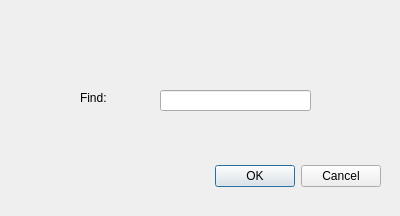
<?xml version="1.0" encoding="UTF-8"?>
<ui version="4.0">
 <class>Dialog</class>
 <widget class="QDialog" name="Dialog">
  <property name="geometry">
   <rect>
    <x>0</x>
    <y>0</y>
    <width>400</width>
    <height>216</height>
   </rect>
  </property>
  <property name="windowTitle">
   <string>Dialog</string>
  </property>
  <widget class="QDialogButtonBox" name="buttonBox">
   <property name="geometry">
    <rect>
     <x>40</x>
     <y>160</y>
     <width>341</width>
     <height>32</height>
    </rect>
   </property>
   <property name="orientation">
    <enum>Qt::Horizontal</enum>
   </property>
   <property name="standardButtons">
    <set>QDialogButtonBox::Cancel|QDialogButtonBox::Ok</set>
   </property>
  </widget>
  <widget class="QLineEdit" name="lineEdit">
   <property name="geometry">
    <rect>
     <x>160</x>
     <y>90</y>
     <width>151</width>
     <height>21</height>
    </rect>
   </property>
  </widget>
  <widget class="QLabel" name="label">
   <property name="geometry">
    <rect>
     <x>80</x>
     <y>90</y>
     <width>72</width>
     <height>15</height>
    </rect>
   </property>
   <property name="text">
    <string>Find:</string>
   </property>
  </widget>
 </widget>
 <resources/>
 <connections>
  <connection>
   <sender>buttonBox</sender>
   <signal>accepted()</signal>
   <receiver>Dialog</receiver>
   <slot>accept()</slot>
   <hints>
    <hint type="sourcelabel">
     <x>248</x>
     <y>254</y>
    </hint>
    <hint type="destinationlabel">
     <x>157</x>
     <y>274</y>
    </hint>
   </hints>
  </connection>
  <connection>
   <sender>buttonBox</sender>
   <signal>rejected()</signal>
   <receiver>Dialog</receiver>
   <slot>reject()</slot>
   <hints>
    <hint type="sourcelabel">
     <x>316</x>
     <y>260</y>
    </hint>
    <hint type="destinationlabel">
     <x>286</x>
     <y>274</y>
    </hint>
   </hints>
  </connection>
 </connections>
</ui>
